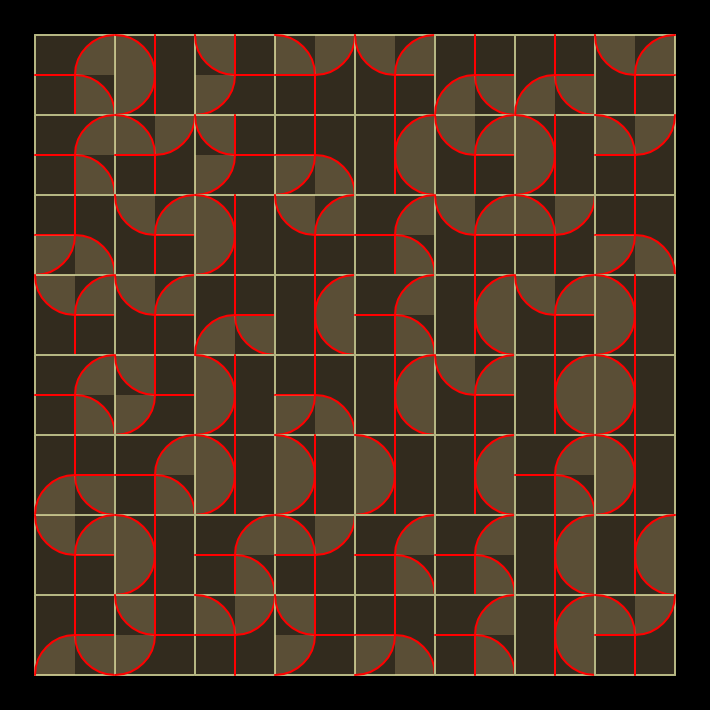
Frame 1 (no input)
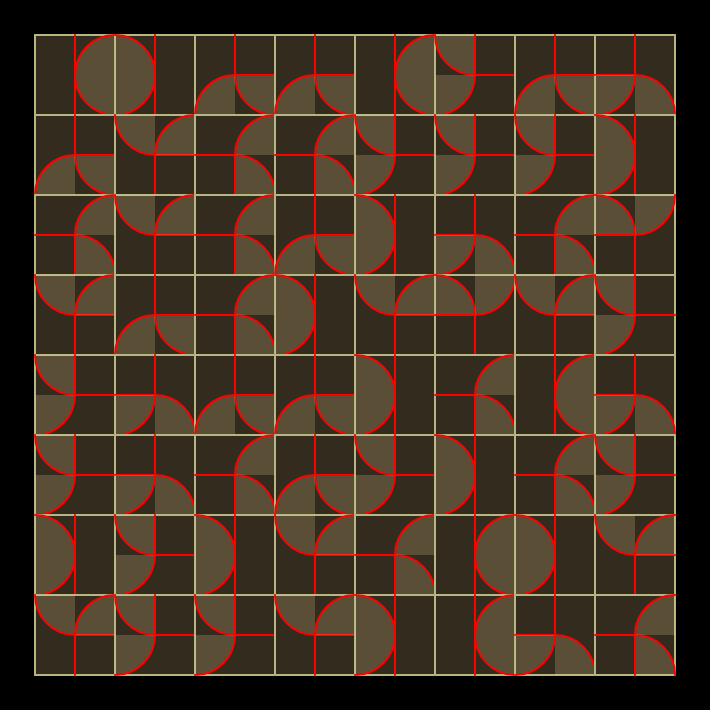
Frame 2 (the mouse pressed at the canvas centre, redrawn once)

The p5.js sketch that drew these frames (run headless with seeded random() and noise() and a simulated clock; the mouse was pressed at the canvas centre and the sketch redrawn once):

// p5.js sketch
// ── sketch.js
// Padding around the canvas.
var padding = 35

// Number of squares per row/column
var row = 8

// Size of grid cells (cellSize x cellSize).
var cellSize = 80
var gridSize = (cellSize * row) + (padding * 2)

// Probability of drawing an inner rectangle.
var chance = 0.6

// Gap between squares
var gap = 10

// Extent the square can shift from center
var shiftLimit = 1

var shades = ['#FEDC97', '#B5B682', '#28666E', '#7C9885', '#bfb9ba', '#0059b2', '#197fe5']

function setup() {
  createCanvas(gridSize, gridSize)
  rectMode(CORNER)
  angleMode(DEGREES)
  strokeWeight(2)
  noLoop()
  frameRate(2)
}

function draw() {
  background('black')
  for (var y = padding; y < height - 2 * padding; y += cellSize) {
    for (var x = padding; x < width - 2 * padding; x += cellSize) {
      drawCell(x + cellSize/2, y + cellSize/2)
    }
  }
}

function drawCell(x, y) {
  push()
  translate(x, y)
  var c1 = color(shades[0])
  var c2 = color(shades[1])
  var c3 = color(shades[2])
  c1.setAlpha(50)
  fill(c1)
  //noStroke()
  rectMode(CENTER)
  //noFill()
  rect(0, 0, cellSize, cellSize)
  stroke(shades[1])
  rectMode(CORNER)
  
  strokeWeight(2)
  line(-cellSize/2, -cellSize/2, -cellSize/2, cellSize/2)
  line(-cellSize/2, -cellSize/2, cellSize/2, -cellSize/2)
  line(-cellSize/2, cellSize/2, cellSize/2, cellSize/2)
  line(cellSize/2, -cellSize/2, cellSize/2, cellSize/2)
  strokeWeight(2)
  stroke('red')
  
  var t, r, b, l
  t = 0
  r = 0
  b = 0
  l = 0
  // Left one
  if (random() > 0.5) {
    //line(0, 0, cellSize/2, cellSize/2)
    if (random() > 0.5) {
      line(0, 0, 0, -cellSize/2)
      t = 1
      arc(cellSize/2, 0, cellSize, cellSize, 90, 180)
    } else {
      line(0, 0, -cellSize/2, 0)
      l = 1
      arc(0, cellSize/2, cellSize, cellSize, 270, 360)
    }
  } else {
    //line(0, 0, -cellSize/2, -cellSize/2)
    if (random() > 0.5) {
      line(0, 0, 0, cellSize/2)
      b = 1
      arc(-cellSize/2, 0, cellSize, cellSize, 270, 360)
    } else {
      line(0, 0, cellSize/2, 0)
      r = 1
      arc(0, -cellSize/2, cellSize, cellSize, 90, 180)
    }
  }
  
  // Right one
  if (random() > 0.5) {
    //line(0, 0, cellSize/2, -cellSize/2)
    if (b != 1) {
      line(0, 0, 0, cellSize/2)
      arc(cellSize/2, 0, cellSize, cellSize, 180, 270)
    } else if (l != 1){
      line(0, 0, -cellSize/2, 0)
      arc(0, -cellSize/2, cellSize, cellSize, 0, 90)
    }
  } else {
    //line(0, 0, -cellSize/2, cellSize/2)
    if (t != 1) {
      line(0, 0, 0, -cellSize/2)
      arc(-cellSize/2, 0, cellSize, cellSize, 0, 90)
    } else if (r != 1){
      line(0, 0, cellSize/2, 0)
      arc(0, cellSize/2, cellSize, cellSize, 180, 270)
    }
  }
  
  pop()
}
